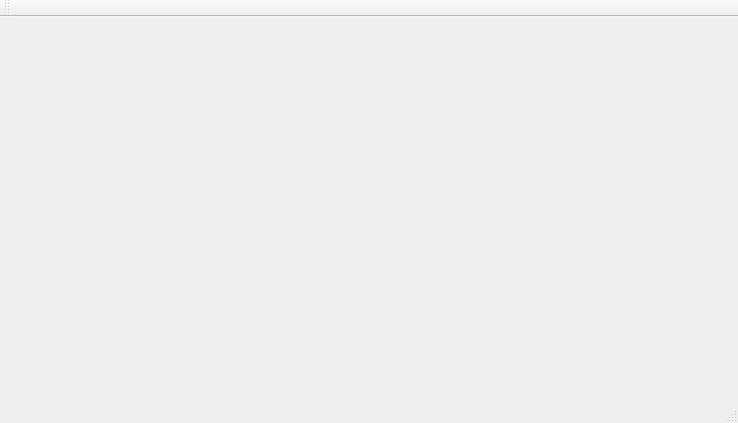
<?xml version="1.0" encoding="UTF-8"?>
<ui version="4.0">
 <class>MainWindow</class>
 <widget class="QMainWindow" name="MainWindow">
  <property name="geometry">
   <rect>
    <x>0</x>
    <y>0</y>
    <width>738</width>
    <height>423</height>
   </rect>
  </property>
  <property name="windowTitle">
   <string>MainWindow</string>
  </property>
  <widget class="QWidget" name="centralWidget"/>
  <widget class="QMenuBar" name="menuBar">
   <property name="geometry">
    <rect>
     <x>0</x>
     <y>0</y>
     <width>738</width>
     <height>23</height>
    </rect>
   </property>
  </widget>
  <widget class="QToolBar" name="mainToolBar">
   <attribute name="toolBarArea">
    <enum>TopToolBarArea</enum>
   </attribute>
   <attribute name="toolBarBreak">
    <bool>false</bool>
   </attribute>
  </widget>
  <widget class="QStatusBar" name="statusBar"/>
 </widget>
 <layoutdefault spacing="6" margin="11"/>
 <resources/>
 <connections/>
</ui>
